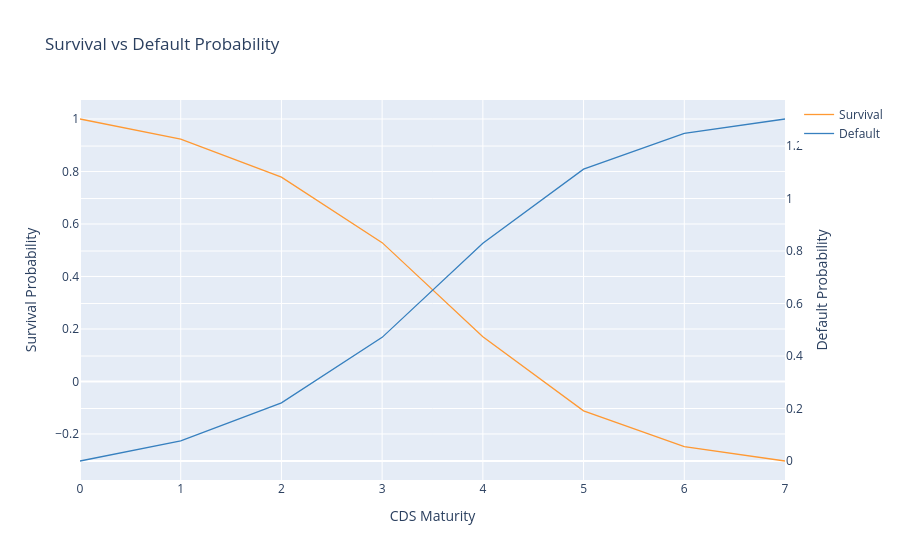

The code cell stored with this chart in its notebook:
### Markdown cell above
# CCMO Observation
Let's now plot the survial and default probability of CCMO and study its readings.

### Code cell
CCMO = get_survival_probability(df.Maturity,df.Df,df.CCMO,0.10,plot_prob=True)

### Figure 1 — Plotly figure (JSON) as saved in the notebook; plotly's stock layout.template omitted (floating-point values rounded to 4 significant figures)
{"data": [{"line": {"color": "rgba(255, 153, 51, 1.0)", "dash": "solid", "shape": "linear", "width": 1.3}, "mode": "lines", "name": "Survival", "text": "", "type": "scatter", "x": [0, 1, 2, 3, 4, 5, 6, 7], "y": [1.0, 0.923, 0.7786, 0.5289, 0.1705, -0.1118, -0.2486, -0.3031]}, {"line": {"color": "rgba(55, 128, 191, 1.0)", "dash": "solid", "shape": "linear", "width": 1.3}, "mode": "lines", "name": "Default", "text": "", "type": "scatter", "x": [0, 1, 2, 3, 4, 5, 6, 7], "xaxis": "x", "y": [0.0, 0.07702, 0.2214, 0.4711, 0.8295, 1.112, 1.249, 1.303], "yaxis": "y2"}], "layout": {"title": {"text": "Survival vs Default Probability"}, "xaxis": {"title": {"text": "CDS Maturity"}}, "yaxis": {"title": {"text": "Survival Probability"}}, "yaxis2": {"anchor": "x", "overlaying": "y", "side": "right", "title": {"text": "Default Probability"}}}}
